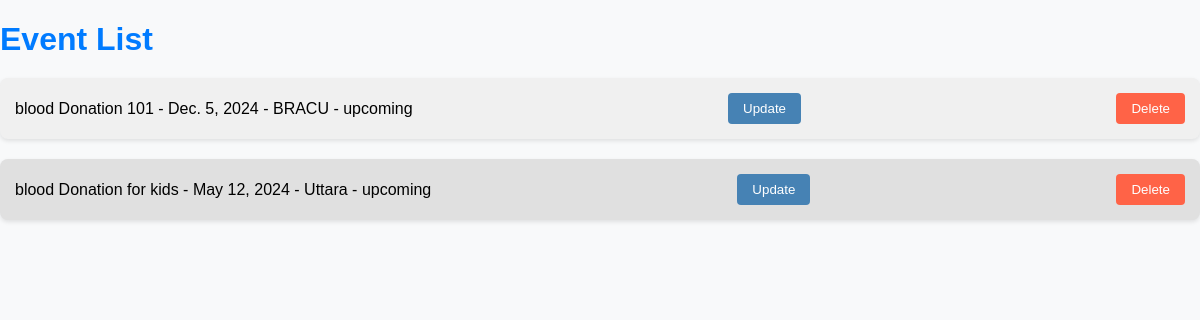
Screenshot of /events/ with the database file from the repository.
### APPUniflow/models.py (models this page shows, shortened)
class Event(models.Model):
    STATUS_CHOICES = (
        ('ongoing', 'On Going'),
        ('upcoming', 'Upcoming'),
        ('ended', 'Ended'),
    )
    name = models.CharField(max_length=100)
    date = models.DateField()
    location = models.CharField(max_length=200)
    status = models.CharField(max_length=20, choices=STATUS_CHOICES)

### APPUniflow/views.py (the view)
# urls.py: path('events/', views.event_list, name='event_list'),  # Event list
def event_list(request):
    events = Event.objects.all()
    return render(request, 'event_list.html', {'events': events})

### APPUniflow/templates/event_list.html (shortened to what this page needs)
<!DOCTYPE html>
<html lang="en">
<head>
    <link rel="stylesheet" href="/static/css/event_list.css">
</head>
<body>
    <h1>Event List</h1>
    <ul class="event-list">
        {% for event in events %}
            <li class="event-item">
                <div>
                    {{ event.name }} - {{ event.date }} - {{ event.location }} - {{ event.status }}
                </div>
                <div>
                    <form action="{% url 'update_event' event.id %}" method="get">
                        <button class="update-btn" type="submit">Update</button>
                    </form>
                </div>
                <div>
                    <form class="delete-form" action="{% url 'delete_event' event.id %}" method="post">
                        <button class="delete-btn" type="submit">Delete</button>
                    </form>
                </div>
            </li>
        {% endfor %}
    </ul>
</body>
</html>

### static/css/event_list.css (style rules this page uses)
body { font-family: Arial, sans-serif; margin: 0; padding: 0; background-color: #f8f9fa; }
h1 { color: #007bff; margin-bottom: 20px; }
.event-list { list-style-type: none; padding: 0; }
.event-item { margin-bottom: 20px; padding: 15px; border-radius: 8px; background-color: #fff; box-shadow: 0 2px 4px rgba(0, 0, 0, 0.1); display: flex; align-items: center; justify-content: space-between; transition: transform 0.3s ease; }
.event-item:nth-child(odd) { background-color: #f0f0f0; }
.event-item:nth-child(even) { background-color: #e0e0e0; }
.event-item button { padding: 8px 15px; border: none; border-radius: 4px; cursor: pointer; transition: background-color 0.3s ease; }
.event-item button.delete-btn { background-color: #ff6347; color: white; }
.event-item button.update-btn { background-color: #4682b4; color: white; }

### rows the page displays
Event: name "blood Donation 101", date "Dec. 5, 2024", location "BRACU", status "upcoming"
Event: name "blood Donation for kids", date "May 12, 2024", location "Uttara", status "upcoming"
